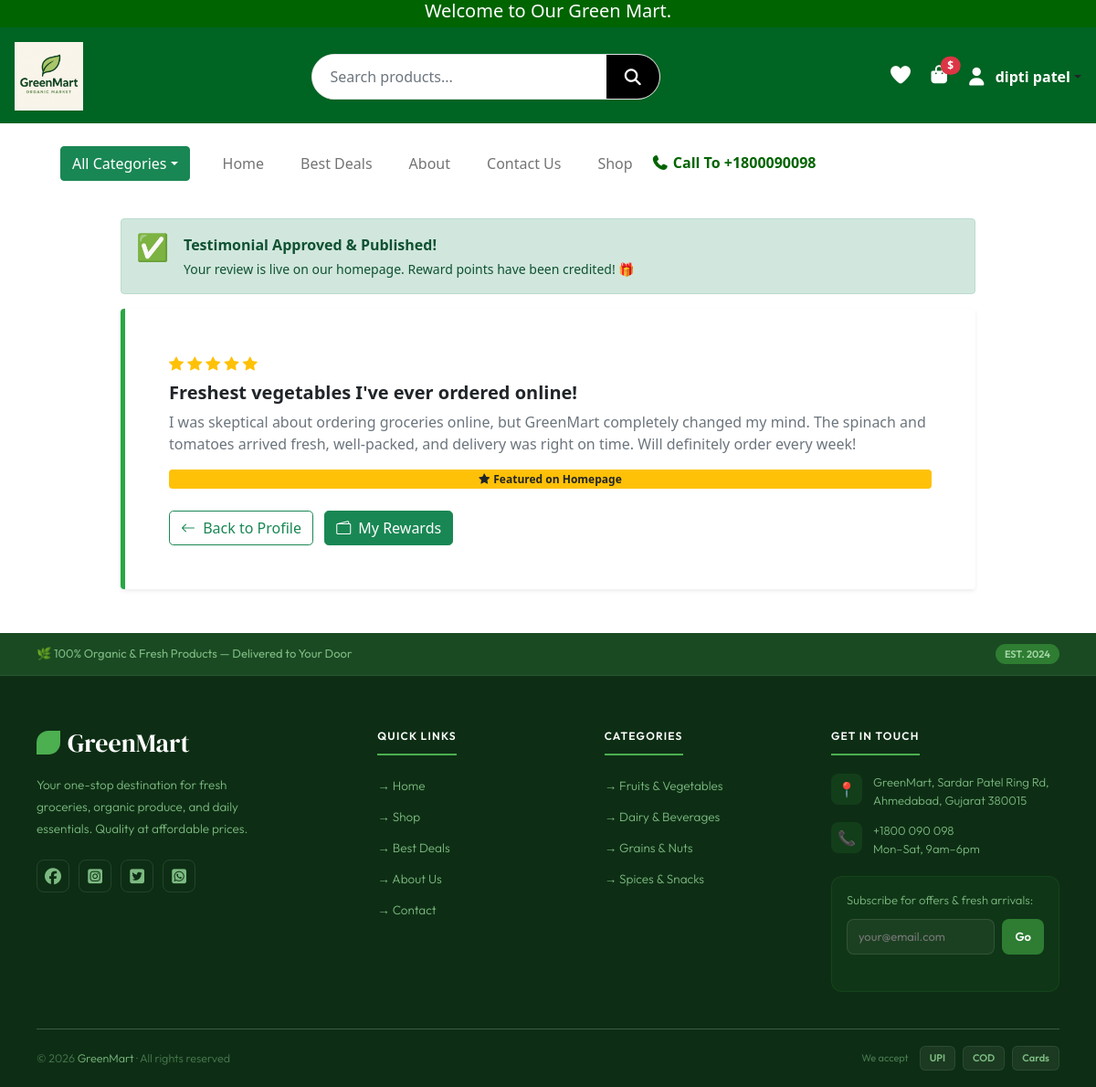
/testimonial/submit (signed in), run on the app's committed database.
### website/models.py (models this page shows, shortened)
class User(UserMixin, db.Model):
    __tablename__ = "users"
    id            = db.Column(db.Integer, primary_key=True)
    name          = db.Column(db.String(50), nullable=False)
    email         = db.Column(db.String(120), unique=True, nullable=False)
    password_hash = db.Column(db.String(128), nullable=False)
    role          = db.Column(db.String(20), default="customer")
    is_verified   = db.Column(db.Boolean, default=False)

class Testimonial(db.Model):
    __tablename__ = "testimonial"
    STATUS_PENDING  = "pending"
    STATUS_APPROVED = "approved"
    STATUS_REJECTED = "rejected"
    id          = db.Column(db.Integer, primary_key=True)
    user_id     = db.Column(db.Integer, db.ForeignKey("users.id"), nullable=False)
    rating      = db.Column(db.Integer, nullable=False)
    headline    = db.Column(db.String(120), nullable=False)
    body        = db.Column(db.Text, nullable=False)
    product_id  = db.Column(db.Integer, db.ForeignKey("product.id"), nullable=True)
    order_id    = db.Column(db.Integer, db.ForeignKey("order.id"), nullable=True)
    status           = db.Column(db.String(20), default="pending", nullable=False)
    admin_note       = db.Column(db.String(300), nullable=True)
    is_featured      = db.Column(db.Boolean, default=False)
    reward_given     = db.Column(db.Boolean, default=False)
    display_name     = db.Column(db.String(80), nullable=True)
    moderated_at     = db.Column(db.DateTime, nullable=True)
    moderated_by_id  = db.Column(db.Integer, db.ForeignKey("users.id"), nullable=True)
    created_at  = db.Column(db.DateTime, default=datetime.utcnow)
    updated_at  = db.Column(db.DateTime, default=datetime.utcnow, onupdate=datetime.utcnow)
    __table_args__ = (
        db.UniqueConstraint("user_id", name="unique_user_testimonial"),
    )
    user         = db.relationship("User", foreign_keys=[user_id],
                                   backref=db.backref("testimonial", uselist=False, lazy=True))
    product      = db.relationship("Product", backref=db.backref("testimonials", lazy=True))
    order        = db.relationship("Order", backref=db.backref("testimonial", uselist=False, lazy=True))
    moderated_by = db.relationship("User", foreign_keys=[moderated_by_id])

### website/views.py (the view, shortened to what this page needs)
@views.route("/testimonial/submit", methods=["GET", "POST"])
@login_required
def submit_testimonial():
    login_form  = LoginForm()
    signup_form = SignupForm()
    existing = Testimonial.query.filter_by(user_id=current_user.id).first()
    delivered_orders = Order.query.filter_by(
        user_id=current_user.id, status="Delivered"
    ).order_by(Order.created_at.desc()).all()
    products = Product.query.order_by(Product.name).all()
    wallet   = RewardWallet.query.filter_by(user_id=current_user.id).first()
    return render_template(
        "submit_testimonial.html",
        login_form=login_form,
        signup_form=signup_form,
        existing=existing,
        delivered_orders=delivered_orders,
        products=products,
        reward_points=TestimonialRewardConfig.get_points(),
        wallet=wallet,
    )

### website/templates/submit_testimonial.html (shortened to what this page needs)
{% extends "base.html" %}
{% block content %}
{% if existing %}
<div class="container mb-3" style="max-width:960px;">
  <div class="alert rounded-4
    {% if existing.status=='approved' %}alert-success
    {% elif existing.status=='rejected' %}alert-danger
    {% else %}alert-warning{% endif %}">
    <div class="d-flex align-items-start gap-3">
      <span style="font-size:1.8rem;line-height:1;">
        {% if existing.status=='approved' %}✅
        {% elif existing.status=='rejected' %}❌
        {% else %}⏳{% endif %}
      </span>
      <div>
        <strong>
          {% if existing.status=='approved' %}Testimonial Approved &amp; Published!
          {% elif existing.status=='rejected' %}Testimonial Rejected
          {% else %}Under Review — we'll get back to you shortly{% endif %}
        </strong>
        <p class="mb-0 small mt-1">
          {% if existing.status=='approved' %}
            Your review is live on our homepage. Reward points have been credited! 🎁
          {% elif existing.status=='rejected' %}
            {% if existing.admin_note %}Reason: {{ existing.admin_note }}<br>{% endif %}
            Edit your review below and resubmit.
          {% else %}
            Reward points will be credited once approved.
          {% endif %}
        </p>
      </div>
    </div>
  </div>
</div>
{% endif %}
<div class="container pb-5" style="max-width:960px;">
  {% if existing and existing.status == 'approved' %}
  <div class="card border-0 shadow-sm rounded-4 p-4 p-md-5" style="border-left:5px solid #28a745!important;">
    <div class="mb-2">
      {% for i in range(1,6) %}
        <i class="bi bi-star{% if i <= existing.rating %}-fill text-warning{% else %} text-muted{% endif %}"></i>
      {% endfor %}
    </div>
    <h5 class="fw-bold mb-2">{{ existing.headline }}</h5>
    <p class="text-muted">{{ existing.body }}</p>
    {% if existing.is_featured %}
      <span class="badge bg-warning text-dark"><i class="bi bi-star-fill me-1"></i>Featured on Homepage</span>
    {% endif %}
    <div class="mt-4">
      <a href="{{ url_for('views.profile') }}" class="btn btn-outline-success rounded-3">
        <i class="bi bi-arrow-left me-1"></i> Back to Profile
      </a>
      <a href="{{ url_for('views.my_rewards') }}" class="btn btn-success rounded-3 ms-2">
        <i class="bi bi-wallet2 me-1"></i> My Rewards
      </a>
    </div>
  </div>
  {% endif %}
</div>
{% endblock %}

### website/templates/base.html (shortened to what this page needs)
<!DOCTYPE html>
<html lang="en">
<head>
  <link rel="stylesheet" href="{{ url_for('static', filename='css/style.css') }}">
  <link href="https://cdn.jsdelivr.net/npm/bootstrap@5.0.2/dist/css/bootstrap.min.css" rel="stylesheet">
  <link rel="stylesheet" href="https://cdnjs.cloudflare.com/ajax/libs/font-awesome/7.0.1/css/all.min.css">
  <link rel="stylesheet" href="https://cdn.jsdelivr.net/npm/bootstrap-icons@1.11.1/font/bootstrap-icons.css">
</head>
<body>
<div class="container-fluid top-header">
  <h5 class="text-center mb-0">Welcome to Our Green Mart.</h5>
</div>
<header class="main-header d-flex flex-wrap align-items-center justify-content-between p-3">
  <div class="logo-area">
    <a href="{{ url_for('views.home') }}">
      <img src="{{ url_for('static', filename='images/logo.png') }}" alt="logo" class="img-fluid">
    </a>
  </div>
  <div class="search-area flex-grow-1 mx-3 position-relative d-none d-lg-flex">
    <form class="search-box d-flex" action="{{ url_for('views.search') }}" method="get">
      <input type="text" name="q" id="liveSearch" class="form-control" placeholder="Search products..." autocomplete="off">
      <button type="submit"><i class="fa-solid fa-magnifying-glass"></i></button>
    </form>
  </div>
  <div class="icons-area d-flex align-items-center gap-3 flex-shrink-0">
    <a href="{{ url_for('views.wishlist') }}"><i class="fa-solid fa-heart"></i></a>
    <div class="cart-box position-relative">
      <a href="{{ url_for('views.cart') }}">
        <i class="fa-solid fa-bag-shopping fs-5"></i>
      </a>
      <span class="cart-price position-absolute top-0 start-100 translate-middle badge rounded-pill bg-danger">
        ${{ subtotal }}
      </span>
    </div>
    {% if current_user.is_authenticated %}
<div class="dropdown">
  <a href="#"
     class="d-flex align-items-center text-dark text-decoration-none dropdown-toggle"
     id="userDropdown"
     data-bs-toggle="dropdown"
     aria-expanded="false"
     role="button">
    <i class="fa-solid fa-user fs-5" style="color:white;"></i>
    <span class="ms-2 fw-bold" style="color:white;">{{ current_user.name }}</span>
  </a>
</div>
{% else %}
  <i class="fa-solid fa-user fs-5" data-bs-toggle="modal" data-bs-target="#loginModal" style="cursor:pointer;"></i>
{% endif %}
  </div>
</header>
<div class="container nav">
  <nav class="navbar navbar-expand-lg navbar-light bg-white p-4">
    <div class="container-fluid">
      <div class="dropdown me-3">
        <button class="btn btn-success dropdown-toggle" data-bs-toggle="dropdown">All Categories</button>
      </div>
      <div class="collapse navbar-collapse" id="mainNavbar">
        <ul class="navbar-nav me-auto mb-2 mb-lg-0">
          <li class="nav-item"><a class="nav-link" href="{{ url_for('views.home') }}">Home</a></li>
          <li class="nav-item"><a class="nav-link" href="{{ url_for('views.best_deals') }}">Best Deals</a></li>
          <li class="nav-item"><a class="nav-link" href="{{ url_for('views.about') }}">About</a></li>
          <li class="nav-item"><a class="nav-link" href="{{ url_for('views.contact') }}">Contact Us</a></li>
          <li class="nav-item"><a class="nav-link" href="{{ url_for('views.shop') }}">Shop</a></li>
        </ul>
        <h6 class="mb-0 ms-auto"><i class="fa-solid fa-phone"></i> Call To +1800090098</h6>
      </div>
    </div>
  </nav>
</div>
{% block content %}{% endblock %}
<footer style="background:#0d2e14; font-family:'Outfit',sans-serif; color:#c8dfc2; padding:0;">
  <div style="background:#1a4a22; padding:12px 40px; display:flex; align-items:center; justify-content:space-between; border-bottom:1px solid rgba(255,255,255,0.06);">
    <span style="font-size:13px; color:#7dba82;">🌿 100% Organic & Fresh Products — Delivered to Your Door</span>
    <span style="background:#2e7d32; color:#a5d6a7; font-size:11px; padding:3px 10px; border-radius:20px; font-weight:600;">EST. 2024</span>
  </div>
  <div style="display:grid; grid-template-columns:1.6fr 1fr 1fr 1.2fr; gap:40px; padding:52px 40px 40px;">
    <div>
      <div style="font-family:'DM Serif Display',serif; font-size:28px; color:#fff; margin-bottom:14px; display:flex; align-items:center; gap:8px;">
        <span style="width:26px;height:26px;background:#4caf50;border-radius:50% 0 50% 0;display:inline-block;"></span> GreenMart
      </div>
      <p style="font-size:13.5px; color:#7dba82; line-height:1.75; margin-bottom:22px; font-weight:300; max-width:240px;">
        Your one-stop destination for fresh groceries, organic produce, and daily essentials. Quality at affordable prices.
      </p>
      <div style="display:flex; gap:10px;">
        <a href="#" style="width:36px;height:36px;border-radius:8px;border:1px solid rgba(255,255,255,0.1);display:flex;align-items:center;justify-content:center;color:#7dba82;font-size:18px;text-decoration:none;"><i class="fa-brands fa-facebook"></i></a>
        <a href="#" style="width:36px;height:36px;border-radius:8px;border:1px solid rgba(255,255,255,0.1);display:flex;align-items:center;justify-content:center;color:#7dba82;font-size:18px;text-decoration:none;"><i class="fa-brands fa-square-instagram"></i></a>
        <a href="#" style="width:36px;height:36px;border-radius:8px;border:1px solid rgba(255,255,255,0.1);display:flex;align-items:center;justify-content:center;color:#7dba82;font-size:18px;text-decoration:none;"><i class="fa-brands fa-square-twitter"></i></a>
        <a href="#" style="width:36px;height:36px;border-radius:8px;border:1px solid rgba(255,255,255,0.1);display:flex;align-items:center;justify-content:center;color:#7dba82;font-size:18px;text-decoration:none;"><i class="fa-brands fa-square-whatsapp"></i></a>
      </div>
    </div>
    <div>
      <div style="font-size:12px;letter-spacing:0.1em;text-transform:uppercase;color:#fff;font-weight:600;margin-bottom:20px;padding-bottom:10px;border-bottom:2px solid #4caf50;display:inline-block;">Quick Links</div>
      <ul style="list-style:none;padding:0;display:flex;flex-direction:column;gap:10px;">
        <li><a href="{{ url_for('views.home') }}"        style="color:#7dba82;text-decoration:none;font-size:13.5px;font-weight:300;">→ Home</a></li>
        <li><a href="{{ url_for('views.shop') }}"        style="color:#7dba82;text-decoration:none;font-size:13.5px;font-weight:300;">→ Shop</a></li>
        <li><a href="{{ url_for('views.best_deals') }}"  style="color:#7dba82;text-decoration:none;font-size:13.5px;font-weight:300;">→ Best Deals</a></li>
        <li><a href="{{ url_for('views.about') }}"       style="color:#7dba82;text-decoration:none;font-size:13.5px;font-weight:300;">→ About Us</a></li>
        <li><a href="{{ url_for('views.contact') }}"     style="color:#7dba82;text-decoration:none;font-size:13.5px;font-weight:300;">→ Contact</a></li>
      </ul>
    </div>
    <div>
      <div style="font-size:12px;letter-spacing:0.1em;text-transform:uppercase;color:#fff;font-weight:600;margin-bottom:20px;padding-bottom:10px;border-bottom:2px solid #4caf50;display:inline-block;">Categories</div>
      <ul style="list-style:none;padding:0;display:flex;flex-direction:column;gap:10px;">
        <li><a href="#"                                           style="color:#7dba82;text-decoration:none;font-size:13.5px;font-weight:300;">→ Fruits & Vegetables</a></li>
        <li><a href="{{ url_for('views.dairy_beverages') }}"     style="color:#7dba82;text-decoration:none;font-size:13.5px;font-weight:300;">→ Dairy & Beverages</a></li>
        <li><a href="{{ url_for('views.grains_nuts') }}"         style="color:#7dba82;text-decoration:none;font-size:13.5px;font-weight:300;">→ Grains & Nuts</a></li>
        <li><a href="{{ url_for('views.spices_snacks') }}"       style="color:#7dba82;text-decoration:none;font-size:13.5px;font-weight:300;">→ Spices & Snacks</a></li>
      </ul>
    </div>
    <div>
      <div style="font-size:12px;letter-spacing:0.1em;text-transform:uppercase;color:#fff;font-weight:600;margin-bottom:20px;padding-bottom:10px;border-bottom:2px solid #4caf50;display:inline-block;">Get in Touch</div>
      <div style="display:flex;align-items:flex-start;gap:12px;margin-bottom:14px;">
        <div style="width:34px;height:34px;background:rgba(46,125,50,0.2);border-radius:8px;display:flex;align-items:center;justify-content:center;flex-shrink:0;">📍</div>
        <div style="font-size:13px;color:#7dba82;line-height:1.5;font-weight:300;">GreenMart, Sardar Patel Ring Rd,<br>Ahmedabad, Gujarat 380015</div>
      </div>
      <div style="display:flex;align-items:flex-start;gap:12px;margin-bottom:20px;">
        <div style="width:34px;height:34px;background:rgba(46,125,50,0.2);border-radius:8px;display:flex;align-items:center;justify-content:center;flex-shrink:0;">📞</div>
        <div style="font-size:13px;color:#7dba82;line-height:1.5;font-weight:300;">+1800 090 098<br>Mon–Sat, 9am–6pm</div>
      </div>
      <div style="background:rgba(46,125,50,0.1);border:1px solid rgba(46,125,50,0.2);border-radius:12px;padding:16px;">
        <p style="font-size:13px;color:#7dba82;margin-bottom:10px;font-weight:300;">Subscribe for offers & fresh arrivals:</p>
        <div style="display:flex;gap:8px;">
          <input type="email" id="newsletterEmail" placeholder="your@email.com"
                 style="flex:1;background:rgba(255,255,255,0.05);border:1px solid rgba(255,255,255,0.1);
                        border-radius:8px;padding:9px 12px;font-size:13px;color:white;outline:none;">
          <button onclick="subscribeNewsletter()" id="subBtn"
                  style="background:#2e7d32;border:none;border-radius:8px;padding:9px 14px;
                         color:white;font-size:13px;font-weight:600;cursor:pointer;">Go</button>
        </div>
        <div id="subMsg" style="font-size:12px;margin-top:8px;min-height:16px;"></div>
      </div>
    </div>
  </div>
  <hr style="border:none;border-top:1px solid rgba(255,255,255,0.06);margin:0 40px;">
  <div style="display:flex;align-items:center;justify-content:space-between;padding:18px 40px;flex-wrap:wrap;gap:12px;">
    <div style="font-size:12.5px;color:#4a7a52;font-weight:300;">© 2026 <span style="color:#7dba82;">GreenMart</span> · All rights reserved</div>
    <div style="display:flex;gap:8px;align-items:center;">
      <span style="font-size:11px;color:#4a7a52;margin-right:4px;">We accept</span>
      <span style="background:rgba(255,255,255,0.06);border:1px solid rgba(255,255,255,0.08);border-radius:6px;padding:4px 10px;font-size:11px;color:#7dba82;font-weight:600;">UPI</span>
      <span style="background:rgba(255,255,255,0.06);border:1px solid rgba(255,255,255,0.08);border-radius:6px;padding:4px 10px;font-size:11px;color:#7dba82;font-weight:600;">COD</span>
      <span style="background:rgba(255,255,255,0.06);border:1px solid rgba(255,255,255,0.08);border-radius:6px;padding:4px 10px;font-size:11px;color:#7dba82;font-weight:600;">Cards</span>
    </div>
  </div>
</footer>
</body>
</html>

### data on the page
User: name "dipti patel"
Testimonial: status "approved" (drawn), headline "Freshest vegetables I've ever ordered online!", body "I was skeptical about ordering groceries online, but GreenMart completely changed my mind. The spinach and tomatoes arrived fresh, well-packed, and delivery was right on time. Will definitely order every week!"
